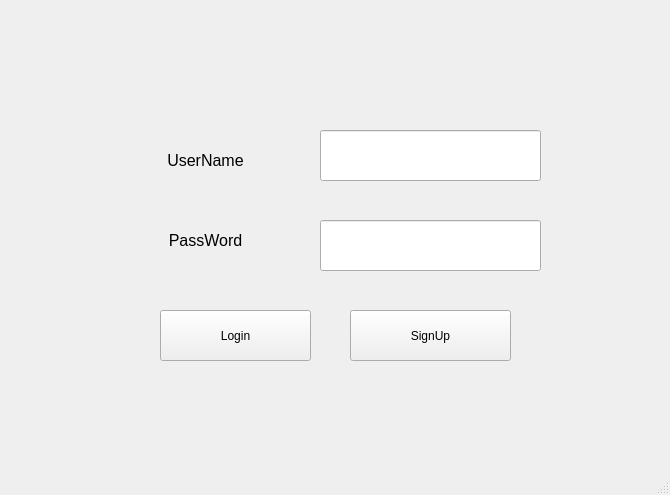
<?xml version="1.0" encoding="UTF-8"?>
<ui version="4.0">
 <class>MainWindow</class>
 <widget class="QMainWindow" name="MainWindow">
  <property name="geometry">
   <rect>
    <x>0</x>
    <y>0</y>
    <width>670</width>
    <height>495</height>
   </rect>
  </property>
  <property name="windowTitle">
   <string>MainWindow</string>
  </property>
  <widget class="QWidget" name="centralwidget">
   <widget class="QLabel" name="label">
    <property name="geometry">
     <rect>
      <x>140</x>
      <y>120</y>
      <width>131</width>
      <height>81</height>
     </rect>
    </property>
    <property name="font">
     <font>
      <pointsize>12</pointsize>
     </font>
    </property>
    <property name="text">
     <string>UserName</string>
    </property>
    <property name="alignment">
     <set>Qt::AlignCenter</set>
    </property>
   </widget>
   <widget class="QLabel" name="label_2">
    <property name="geometry">
     <rect>
      <x>140</x>
      <y>200</y>
      <width>131</width>
      <height>81</height>
     </rect>
    </property>
    <property name="font">
     <font>
      <pointsize>12</pointsize>
     </font>
    </property>
    <property name="text">
     <string>PassWord</string>
    </property>
    <property name="alignment">
     <set>Qt::AlignCenter</set>
    </property>
   </widget>
   <widget class="QLineEdit" name="lineEdit">
    <property name="geometry">
     <rect>
      <x>320</x>
      <y>130</y>
      <width>221</width>
      <height>51</height>
     </rect>
    </property>
   </widget>
   <widget class="QLineEdit" name="lineEdit_2">
    <property name="geometry">
     <rect>
      <x>320</x>
      <y>220</y>
      <width>221</width>
      <height>51</height>
     </rect>
    </property>
   </widget>
   <widget class="QPushButton" name="pushButton">
    <property name="geometry">
     <rect>
      <x>160</x>
      <y>310</y>
      <width>151</width>
      <height>51</height>
     </rect>
    </property>
    <property name="text">
     <string>Login</string>
    </property>
   </widget>
   <widget class="QPushButton" name="pushButton_2">
    <property name="geometry">
     <rect>
      <x>350</x>
      <y>310</y>
      <width>161</width>
      <height>51</height>
     </rect>
    </property>
    <property name="text">
     <string>SignUp</string>
    </property>
   </widget>
  </widget>
  <widget class="QMenuBar" name="menubar">
   <property name="geometry">
    <rect>
     <x>0</x>
     <y>0</y>
     <width>670</width>
     <height>31</height>
    </rect>
   </property>
  </widget>
  <widget class="QStatusBar" name="statusbar"/>
 </widget>
 <resources/>
 <connections/>
</ui>
